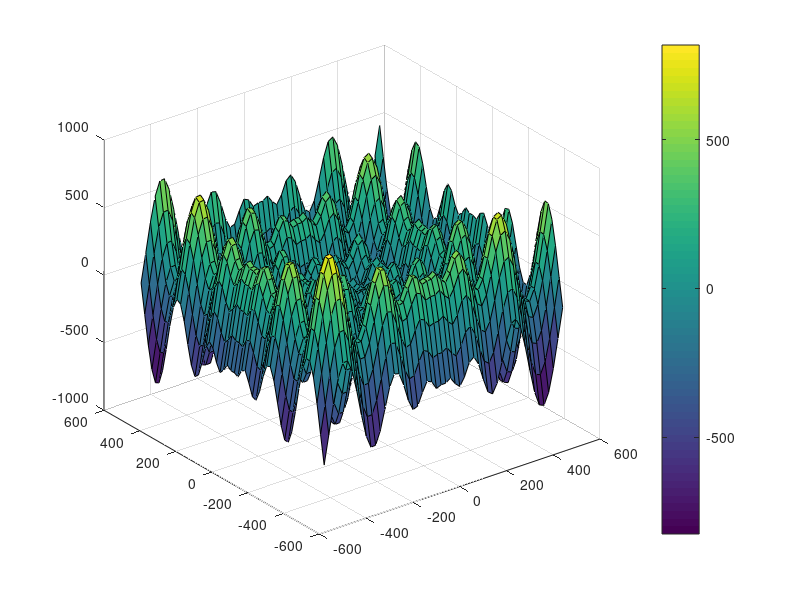

The MATLAB source for this figure: (Note: this script raises an error after producing the figure.)
clc; 
clear all
close all

figure(1);
X = [-512:20:512];
Y = [-512:20:512];
[X, Y] = meshgrid(X, Y);
Z = -X.*sin(sqrt(abs(X)))-Y.*sin(sqrt(abs(Y)));
xlabel('x')
ylabel('y')
ylabel('z')
surf(X, Y, Z);
colorbar
hold on



lb = [-512, -512];
ub = [512, 512];
num = 2; % number of parameters for optimization
temperature = 1000;      %initial temperature
final_temperature = 0.001;
max_iter = 10000; % num of iteration 

% initial pos, randmmply sample from uniform distribution[-1, 1]
%please note that this alpgorithm strongly depends on initial position of x
value = zeros(num, 1);
%for n = 1:num
%    value(n, 1) = (2*rand-1)*512; 
%end
value(1, 1) = 309.372222; 
value(2, 1) = -142.889536;
t0 = text(value(1, 1),value(2, 1),objective(value),'\leftarrow x0');
t0(1).Color = 'red';
t0(1).FontSize = 14;
hold on
fprintf('*initial position (x): (%7f,  %7f)', value(1, 1), value(2, 1))
disp('   ')
pathlist = [value(1, 1), value(2, 1), objective(value)];

count = 1; % loop counter
enegy = objective(value);
a = 0.9; % cooliong schedule param

while temperature > final_temperature       %stop temperature
    for n = 1:max_iter
        enegy1 = objective(value);
        temp_value = Disturb(value,num);
        enegy2 = objective(temp_value);
        
        delta_e = enegy2 - enegy1;
        if delta_e < 0 & check_range(temp_value, lb, ub, num)
            %accept pertuabation
            value = temp_value;
        else
            %accept maybe, with probability = exp(-delta_e/KT)
            % if greater than uniform distribution [0,1]
            if exp(-delta_e/temperature) > rand() & check_range(temp_value, lb, ub, num)
                value = temp_value;
            end
        end
    end
    count = count + 1;
    enegy = objective(value);
    %plot3(value(1), value(2), enegy,'r.');
    pathlist = vertcat(pathlist,[value(1), value(2), enegy]);
    %line([value(1), value(2), enegy], [last_plot(1), last_plot(2), objective(last_plot)]);
    %hold on
    last_plot = value;
    temperature=temperature*a;
end


solution = value;

fprintf('*Total loop count : %d', count)
disp('   ')
fprintf('*optimized solution (x): (%7f %7f)', solution(1), solution(2))
disp('   ')
fprintf('*optimized value f(x): %7f ', objective(solution))

pathlist = vertcat(pathlist,[solution(1), solution(2), objective(solution)]);
plot3(solution(1), solution(2), objective(solution),'g.','MarkerSize',14);
t_optim = text(solution(1),solution(2),objective(solution),'\leftarrow minimum');
t_optim(1).Color = 'green';
t_optim(1).FontSize = 14;


%annotate all path points
for ii = 1:size(pathlist,1)-1
    plot3(pathlist(ii,1),pathlist(ii,2),pathlist(ii,3),'r.');
    %line([pathlist(ii,1),pathlist(ii+1,1)],[pathlist(ii,2),pathlist(ii+1,2)],[pathlist(ii,3),pathlist(ii+1,3)],'Color','black','LineStyle','-','LineWidth',2);
    step_x = (pathlist(ii+1,1) - pathlist(ii,1))/20;
    step_y = (pathlist(ii+1,2) - pathlist(ii,2))/20;
    x = [pathlist(ii,1):step_x:pathlist(ii+1,1)];
    y = [pathlist(ii,2):step_y:pathlist(ii+1,2)];
    z = -x.*sin(sqrt(abs(x)))-y.*sin(sqrt(abs(y)));
    plot3(x, y, z,'-r','LineWidth',1) %line (X0+x*d)
end






%*****************************************************************************************
%All implementation comes to Yuki Saito (M1 JEMARO). 2021/5/1
%IF any, please contact below
%Yuki Saito
%TEL : (+81)80-2161-0882
%MAIL: yusa19971015@keio.jp
%website: http://www.hvrl.ics.keio.ac.jp/saito_y/site/
%ADDRESS: 5-29-4 Ima-ju hiyoshi #104, Hiyoshi, Yokohama, Yokohama city, 
%                        Kohoku Ward, Kanagawa Prefecture, 223-0061, Japan
%Keio University , School of Science for Open and Environment Systems,
%the department of information and computer science 
%****************************************************************************************